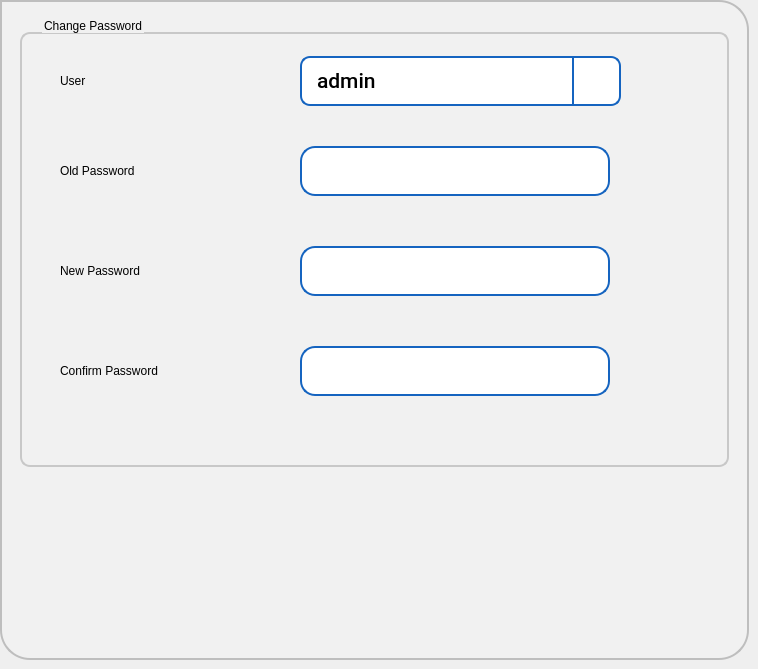
     <widget class="QWidget" name="tabPassword">
      <attribute name="title">
       <string>Password</string>
      </attribute>
      <widget class="QFrame" name="frame_9">
       <property name="geometry">
        <rect>
         <x>0</x>
         <y>0</y>
         <width>749</width>
         <height>660</height>
        </rect>
       </property>
       <property name="styleSheet">
        <string notr="true">background-color: rgb(241, 241, 241);
	 border: 2px solid #C4C4C3;
    border-bottom-color: #C2C7CB; /* same as the pane color */
    border-bottom-left-radius: 30px;
border-bottom-right-radius: 30px;
    border-top-right-radius: 30px;
color: rgb(0, 0, 0);
font: 75 16pt &quot;Roboto Medium&quot;;
border-color:  rgb(190, 190, 190);



</string>
       </property>
       <property name="frameShape">
        <enum>QFrame::StyledPanel</enum>
       </property>
       <property name="frameShadow">
        <enum>QFrame::Raised</enum>
       </property>
       <widget class="QGroupBox" name="groupBox_4">
        <property name="geometry">
         <rect>
          <x>20</x>
          <y>16</y>
          <width>709</width>
          <height>451</height>
         </rect>
        </property>
        <property name="styleSheet">
         <string notr="true">QGroupBox {
    border: 2px solid  rgb(200, 200, 200);
    border-radius: 10px;
    margin-top: 16px; /* leave space at the top for the title */
    padding : 0px;

}

QGroupBox::title {
    subcontrol-origin: padding;
    subcontrol-position: top left ; /* position at the top center */
    left : 20px;
    top : -15px;
}</string>
        </property>
        <property name="title">
         <string>Change Password</string>
        </property>
        <widget class="QLabel" name="lblConfirmPassword">
         <property name="geometry">
          <rect>
           <x>40</x>
           <y>330</y>
           <width>221</width>
           <height>50</height>
          </rect>
         </property>
         <property name="styleSheet">
          <string notr="true">border-width: 0px;
font: 75 18pt &quot;Roboto Medium&quot;;</string>
         </property>
         <property name="text">
          <string>Confirm Password</string>
         </property>
         <property name="wordWrap">
          <bool>true</bool>
         </property>
        </widget>
        <widget class="sQLEExtend" name="leOldPassword">
         <property name="geometry">
          <rect>
           <x>280</x>
           <y>130</y>
           <width>310</width>
           <height>50</height>
          </rect>
         </property>
         <property name="focusPolicy">
          <enum>Qt::ClickFocus</enum>
         </property>
         <property name="styleSheet">
          <string notr="true">QLineEdit { 
	padding: 1px 18px 1px 10px;
	background-color: rgb(255,255,255);
	border-width: 2px;
	border-color: rgb(21, 100, 192);
	border-style: solid;
	border-radius: 15;
	color: rgb(0, 0, 0);
	font: 75 16pt &quot;Roboto Medium&quot;;
}

QLineEdit:read-only {
	background-color: rgb(245,245,245);
}
QLineEdit[error=true] {
border-color: red;
}
QLineEdit[error=false] {
border-color: rgb(21, 100, 192);
}

</string>
         </property>
         <property name="inputMethodHints">
          <set>Qt::ImhHiddenText|Qt::ImhNoAutoUppercase|Qt::ImhNoPredictiveText|Qt::ImhSensitiveData</set>
         </property>
         <property name="text">
          <string/>
         </property>
         <property name="maxLength">
          <number>20</number>
         </property>
         <property name="echoMode">
          <enum>QLineEdit::Password</enum>
         </property>
        </widget>
        <widget class="QLabel" name="lblOldPassword">
         <property name="geometry">
          <rect>
           <x>40</x>
           <y>130</y>
           <width>191</width>
           <height>50</height>
          </rect>
         </property>
         <property name="styleSheet">
          <string notr="true">border-width: 0px;
font: 75 18pt &quot;Roboto Medium&quot;;</string>
         </property>
         <property name="text">
          <string>Old Password</string>
         </property>
        </widget>
        <widget class="QComboBox" name="cbUser">
         <property name="geometry">
          <rect>
           <x>280</x>
           <y>40</y>
           <width>321</width>
           <height>50</height>
          </rect>
         </property>
         <property name="font">
          <font>
           <family>Roboto Medium</family>
           <pointsize>16</pointsize>
           <weight>9</weight>
           <italic>false</italic>
           <bold>false</bold>
          </font>
         </property>
         <property name="focusPolicy">
          <enum>Qt::NoFocus</enum>
         </property>
         <property name="styleSheet">
          <string notr="true">QComboBox {
   border: 2px solid  rgb(21, 100, 192);
   border-radius: 10px;
   padding: 1px 18px 1px 3px;
   background-color: rgb(255, 255, 255);
   color: rgb(0, 0, 0);
   font: 75 16pt &quot;Roboto Medium&quot;;
   padding-left: 15px;
}

QComboBox:on {
    padding-top: 3px;
    padding-left: 15px;
}

QComboBox::drop-down {
    subcontrol-origin: padding;
    subcontrol-position: top right;
    width: 45px;
    border-left-width: 2px;
    border-left-color: darkgray;
    border-left-style: solid;
    border-top-right-radius: 3px;
    border-bottom-right-radius: 3px;
    border-color: rgb(21, 100, 192);
}

QComboBox::down-arrow {
	image: url(:/images/icons/downarrow.png);
}

QComboBox::down-arrow:on {
    top: 1px;
    left: 1px;
}

QComboBox QAbstractItemView {
   border: 2px solid rgb(21, 100, 192);
   font: 75 16pt &quot;Roboto Medium&quot;;
   border-radius: 5px;
   background-color: rgb(255, 255, 255);
   selection-background-color:  rgb(21, 100, 192);
   selection-color: rgb(255, 255, 255);
}

/*  vertical */
QScrollBar:vertical {
     border: 0px solid  rgb(21, 100, 192);
     background:  rgb(230,230,230);
     width: 42px;
	 margin: 45px 0 45px 0;
     border-left: 2px solid  rgb(182, 182, 182);
     border-radius: 0px;
 }

 QScrollBar::handle:vertical {
     background:  rgb(182, 182, 182);
     min-height: 20px;
 }

 QScrollBar::add-line:vertical {
     border: 0px solid grey;
     background:  rgb(230,230,230);
     height: 45px;
     subcontrol-position: bottom;
     subcontrol-origin: margin;
 }

 QScrollBar::sub-line:vertical {
     border: 0px solid grey;
     background:  rgb(230,230,230);
     height: 45px;
     subcontrol-position: top;
     subcontrol-origin: margin;
 }

 QScrollBar::up-arrow:vertical {
     width: 42px;
     height: 45px;
     background-image: url(:/images/icons/cuparrow.png);
}

QScrollBar::down-arrow:vertical {
     width: 42px;
      height: 45px;
      background-image: url(:/images/icons/cdownarrow.png);
 }

 QScrollBar::add-page:vertical, QScrollBar::sub-page:vertical {
      background: none;
 }
</string>
         </property>
         <property name="frame">
          <bool>true</bool>
         </property>
         <item>
          <property name="text">
           <string>admin</string>
          </property>
         </item>
         <item>
          <property name="text">
           <string>service</string>
          </property>
         </item>
        </widget>
        <widget class="QLabel" name="lblNewPassword">
         <property name="geometry">
          <rect>
           <x>40</x>
           <y>230</y>
           <width>191</width>
           <height>50</height>
          </rect>
         </property>
         <property name="styleSheet">
          <string notr="true">border-width: 0px;
font: 75 18pt &quot;Roboto Medium&quot;;</string>
         </property>
         <property name="text">
          <string>New Password</string>
         </property>
        </widget>
        <widget class="sQLEExtend" name="leConfirmPassword">
         <property name="geometry">
          <rect>
           <x>280</x>
           <y>330</y>
           <width>310</width>
           <height>50</height>
          </rect>
         </property>
         <property name="focusPolicy">
          <enum>Qt::ClickFocus</enum>
         </property>
         <property name="styleSheet">
          <string notr="true">QLineEdit { 
	padding: 1px 18px 1px 10px;
	background-color: rgb(255,255,255);
	border-width: 2px;
	border-color: rgb(21, 100, 192);
	border-style: solid;
	border-radius: 15;
	color: rgb(0, 0, 0);
	font: 75 16pt &quot;Roboto Medium&quot;;
}

QLineEdit:read-only {
	background-color: rgb(245,245,245);
}
QLineEdit[error=true] {
border-color: red;
}
QLineEdit[error=false] {
border-color: rgb(21, 100, 192);
}

</string>
         </property>
         <property name="inputMethodHints">
          <set>Qt::ImhHiddenText|Qt::ImhNoAutoUppercase|Qt::ImhNoPredictiveText|Qt::ImhSensitiveData</set>
         </property>
         <property name="text">
          <string/>
         </property>
         <property name="maxLength">
          <number>20</number>
         </property>
         <property name="echoMode">
          <enum>QLineEdit::Password</enum>
         </property>
        </widget>
        <widget class="sQLEExtend" name="leNewPassword">
         <property name="geometry">
          <rect>
           <x>280</x>
           <y>230</y>
           <width>310</width>
           <height>50</height>
          </rect>
         </property>
         <property name="focusPolicy">
          <enum>Qt::ClickFocus</enum>
         </property>
         <property name="styleSheet">
          <string notr="true">QLineEdit { 
	padding: 1px 18px 1px 10px;
	background-color: rgb(255,255,255);
	border-width: 2px;
	border-color: rgb(21, 100, 192);
	border-style: solid;
	border-radius: 15;
	color: rgb(0, 0, 0);
	font: 75 16pt &quot;Roboto Medium&quot;;
}

QLineEdit:read-only {
	background-color: rgb(245,245,245);
}
QLineEdit[error=true] {
border-color: red;
}
QLineEdit[error=false] {
border-color: rgb(21, 100, 192);
}

</string>
         </property>
         <property name="inputMethodHints">
          <set>Qt::ImhHiddenText|Qt::ImhNoAutoUppercase|Qt::ImhNoPredictiveText|Qt::ImhSensitiveData</set>
         </property>
         <property name="text">
          <string/>
         </property>
         <property name="maxLength">
          <number>20</number>
         </property>
         <property name="echoMode">
          <enum>QLineEdit::Password</enum>
         </property>
        </widget>
        <widget class="QLabel" name="lblUser">
         <property name="geometry">
          <rect>
           <x>40</x>
           <y>40</y>
           <width>191</width>
           <height>50</height>
          </rect>
         </property>
         <property name="styleSheet">
          <string notr="true">border-width: 0px;
font: 75 18pt &quot;Roboto Medium&quot;;</string>
         </property>
         <property name="text">
          <string>User</string>
         </property>
        </widget>
       </widget>
      </widget>
     </widget>
